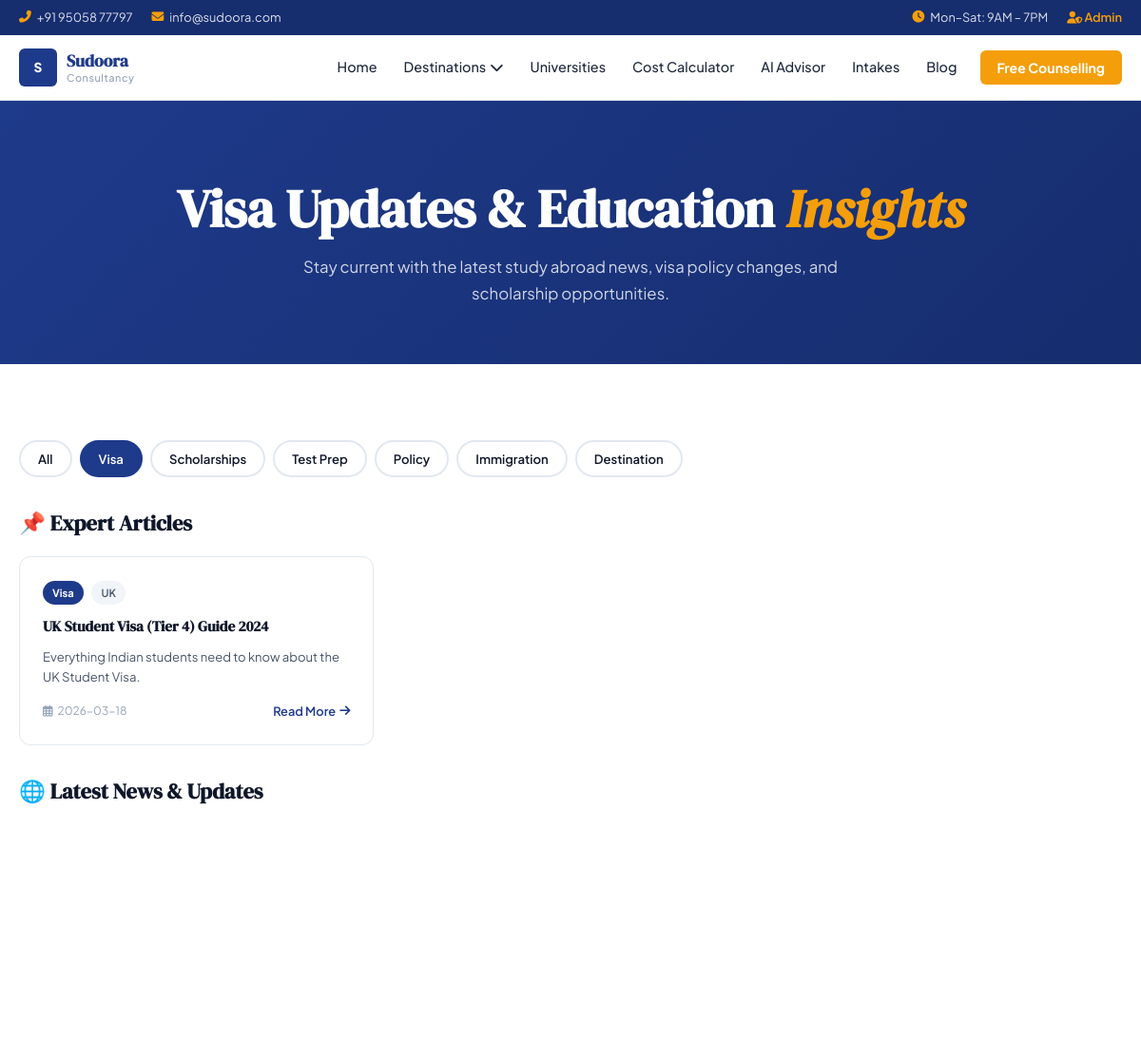
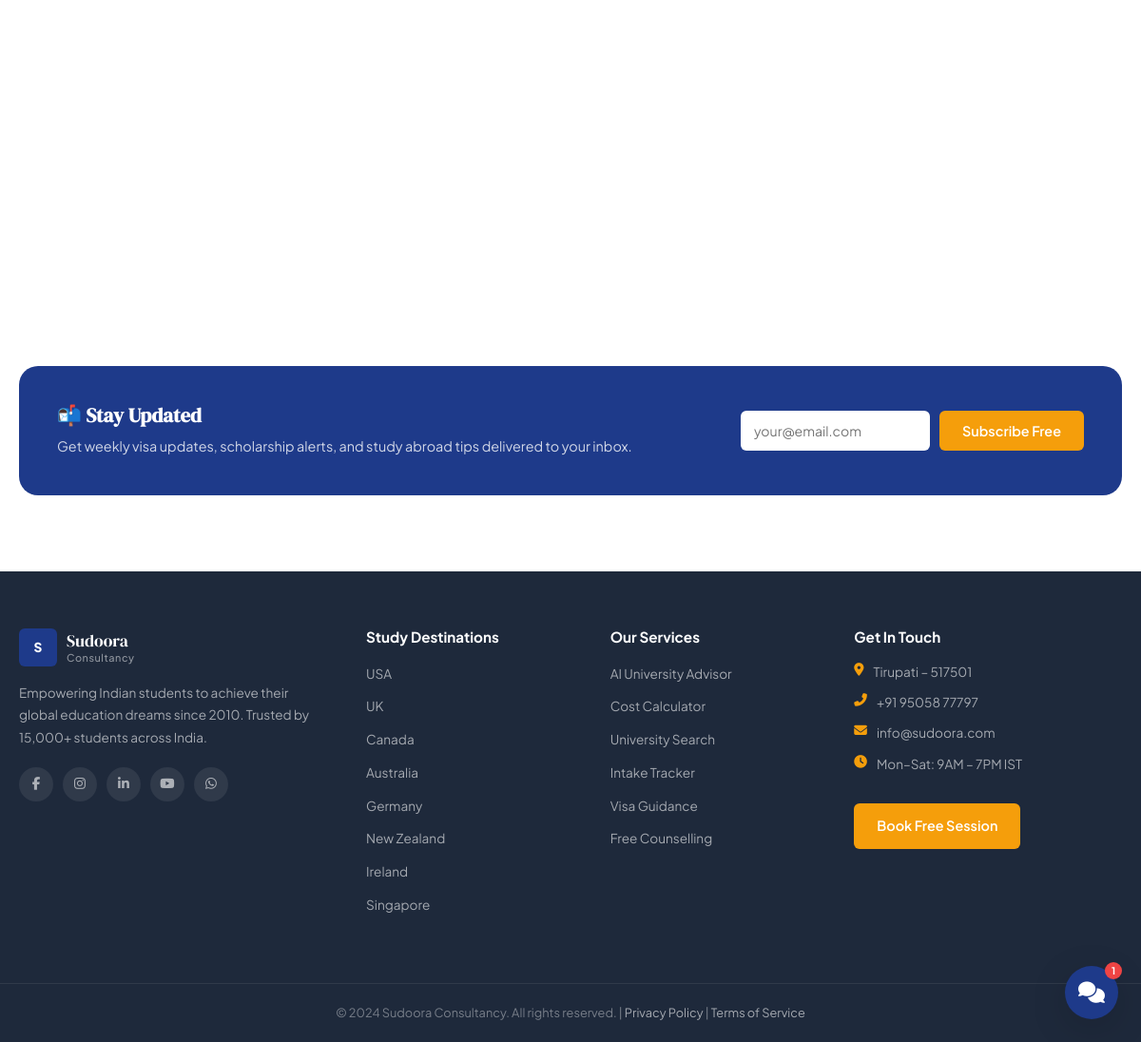
Page /blog?category=Visa on the committed database (2 pictures, top to bottom).
### tables this page shows
CREATE TABLE blog_posts (
        id INTEGER PRIMARY KEY AUTOINCREMENT,
        title TEXT, category TEXT, country TEXT,
        excerpt TEXT, content TEXT,
        is_published INTEGER DEFAULT 1,
        created_at TEXT DEFAULT (datetime('now'))
    );

### run.py (the view)
@app.route("/blog")
def blog():
    cat=request.args.get("category",""); country=request.args.get("country","")
    sql="SELECT * FROM blog_posts WHERE is_published=1"; params=[]
    if cat: sql+=" AND category=?"; params.append(cat)
    if country: sql+=" AND country=?"; params.append(country)
    posts=[dict(p) for p in query(sql+" ORDER BY created_at DESC",params)]
    return render_template("blog.html",db_posts=posts,api_news=get_news(6),
                           format_date=fmt_date,category=cat,country=country)

### run.py (called while the page is built, shortened)
def get_db():
    if 'db' not in g:
        g.db = sqlite3.connect(DB_PATH)
        g.db.row_factory = sqlite3.Row
    return g.db

def query(sql, params=(), one=False):
    cur = get_db().execute(sql, params)
    return cur.fetchone() if one else cur.fetchall()

def fmt_date(s):
    try: return datetime.strptime(s,"%Y-%m-%dT%H:%M:%SZ").strftime("%d %b %Y")
    except: return s

def get_news(n=6):
    key = os.environ.get("NEWS_API_KEY","")
    return FALLBACK_NEWS[:n]

@app.context_processor
def inject_globals():
    return {"site_name":"Sudoora Consultancy","site_tagline":"Your Gateway to Global Education",
            "countries_list":CLIST,"flag_map":FLAG_MAP,"request":request}

### app/templates/blog.html (shortened to what this page needs)
{% extends "base.html" %}
{% block content %}
<div class="page-hero">
  <div class="container">
    <h1>Visa Updates & Education <em>Insights</em></h1>
    <p>Stay current with the latest study abroad news, visa policy changes, and scholarship opportunities.</p>
  </div>
</div>
<section class="section">
  <div class="container">
    <div class="blog-filters">
      <a href="{{ url_for('blog') }}" class="filter-chip {% if not category %}active{% endif %}">All</a>
      {% for cat in ['Visa', 'Scholarships', 'Test Prep', 'Policy', 'Immigration', 'Destination'] %}
      <a href="{{ url_for('blog', category=cat) }}" class="filter-chip {% if category == cat %}active{% endif %}">{{ cat }}</a>
      {% endfor %}
    </div>
    {% if db_posts %}
    <h2 class="blog-section-title">📌 Expert Articles</h2>
    <div class="blog-grid">
      {% for post in db_posts %}
      <article class="blog-card">
        <div class="blog-card-meta">
          <span class="blog-cat-badge cat-{{ post.category|lower|replace(' ','-') }}">{{ post.category }}</span>
          {% if post.country %}<span class="blog-country-badge">{{ post.country }}</span>{% endif %}
        </div>
        <h3><a href="{{ url_for('blog_post', post_id=post.id) }}">{{ post.title }}</a></h3>
        <p>{{ post.excerpt }}</p>
        <div class="blog-card-footer">
          <span class="blog-date"><i class="far fa-calendar-alt"></i> {{ post.created_at[:10] }}</span>
          <a href="{{ url_for('blog_post', post_id=post.id) }}" class="read-more">Read More <i class="fas fa-arrow-right"></i></a>
        </div>
      </article>
      {% endfor %}
    </div>
    {% endif %}
    {% if api_news %}
    <h2 class="blog-section-title">🌐 Latest News & Updates</h2>
    <div class="blog-grid">
    </div>
    {% endif %}
    <div class="newsletter-card">
      <div class="newsletter-content">
        <h3>📬 Stay Updated</h3>
        <p>Get weekly visa updates, scholarship alerts, and study abroad tips delivered to your inbox.</p>
      </div>
      <form class="newsletter-form" id="newsletterForm" onsubmit="subscribeNewsletter(event)">
        <input type="email" id="nlEmail" placeholder="your@email.com" required>
        <button type="submit" class="btn btn-gold">Subscribe Free</button>
      </form>
    </div>
  </div>
</section>
{% endblock %}

### app/static/css/main.css (style rules this page uses)
:root { --blue: #1E3A8A; --blue-dark: #162d6e; --blue-light: #3B82F6; --gold: #F59E0B; --gold-dark: #D97706; --green: #10B981; --purple: #8B5CF6; --red: #EF4444; --white: #FFFFFF; --gray-50: #F8FAFC; --gray-100: #F1F5F9; --gray-200: #E2E8F0; --gray-400: #94A3B8; --gray-600: #475569; --gray-800: #1E293B; --text: #0F172A; --shadow-sm: 0 1px 3px rgba(0,0,0,0.08); --shadow-md: 0 4px 16px rgba(0,0,0,0.10); --shadow-lg: 0 10px 40px rgba(0,0,0,0.14); --shadow-xl: 0 20px 60px rgba(0,0,0,0.18); --radius-sm: 6px; --radius-md: 12px; --radius-lg: 20px; --radius-xl: 32px; --transition: 0.3s cubic-bezier(0.4, 0, 0.2, 1); }
*, *::before, *::after { box-sizing: border-box; margin: 0; padding: 0; }
html { scroll-behavior: smooth; }
body { font-family: 'Plus Jakarta Sans', sans-serif; color: var(--text); background: var(--white); line-height: 1.65; font-size: 15px; overflow-x: hidden; }
h1, h2, h3, h4 { font-family: 'DM Serif Display', serif; line-height: 1.2; }
h1 { font-size: clamp(2rem, 5vw, 3.5rem); }
h2 { font-size: clamp(1.6rem, 3.5vw, 2.4rem); }
h3 { font-size: 1.25rem; }
em { font-style: italic; color: var(--gold); }
a { color: inherit; text-decoration: none; }
.container { max-width: 1200px; margin: 0 auto; padding: 0 20px; }
.section { padding: 80px 0; }
.btn { display: inline-flex; align-items: center; gap: 8px; padding: 10px 22px; border-radius: var(--radius-sm); font-family: 'Plus Jakarta Sans', sans-serif; font-weight: 600; font-size: 0.9rem; cursor: pointer; border: 2px solid transparent; transition: var(--transition); text-decoration: none; white-space: nowrap; }
.btn-gold { background: var(--gold); color: var(--white); }
.read-more { font-size: 0.8rem; color: var(--blue); font-weight: 600; display: flex; align-items: center; gap: 4px; }
.page-hero { background: linear-gradient(135deg, var(--blue) 0%, var(--blue-dark) 100%); padding: 80px 0 60px; color: white; text-align: center; }
.page-hero h1 { color: white; margin-bottom: 14px; }
.page-hero p { color: rgba(255,255,255,0.8); font-size: 1.05rem; max-width: 600px; margin: 0 auto; }
.blog-filters { display: flex; gap: 8px; flex-wrap: wrap; margin-bottom: 32px; }
.filter-chip { padding: 7px 18px; border-radius: 100px; border: 2px solid var(--gray-200); font-weight: 600; font-size: 0.82rem; cursor: pointer; transition: var(--transition); }
.filter-chip.active, .filter-chip:hover { background: var(--blue); color: white; border-color: var(--blue); }
.blog-section-title { font-size: 1.4rem; margin-bottom: 20px; margin-top: 36px; display: flex; align-items: center; gap: 8px; }
.blog-grid { display: grid; grid-template-columns: repeat(auto-fill, minmax(300px, 1fr)); gap: 20px; margin-bottom: 20px; }
.blog-card { background: white; border-radius: var(--radius-md); padding: 24px; border: 1px solid var(--gray-200); transition: var(--transition); display: flex; flex-direction: column; }
.blog-card-meta { margin-bottom: 12px; }
.blog-cat-badge { display: inline-block; padding: 3px 10px; border-radius: 100px; font-size: 0.7rem; font-weight: 700; background: var(--blue); color: white; }
.blog-country-badge { display: inline-block; padding: 3px 10px; border-radius: 100px; font-size: 0.7rem; font-weight: 600; background: var(--gray-100); color: var(--gray-600); margin-left: 6px; }
.blog-card h3 { font-size: 0.95rem; line-height: 1.45; margin-bottom: 10px; flex: 1; }
.blog-card p { font-size: 0.82rem; color: var(--gray-600); line-height: 1.6; margin-bottom: 16px; flex: 1; }
.blog-card-footer { display: flex; justify-content: space-between; align-items: center; margin-top: auto; }
.blog-date { font-size: 0.75rem; color: var(--gray-400); display: flex; align-items: center; gap: 5px; }
.newsletter-card { background: var(--blue); border-radius: var(--radius-lg); padding: 40px; display: flex; align-items: center; justify-content: space-between; gap: 32px; margin-top: 48px; color: white; }
.newsletter-card h3 { font-size: 1.3rem; margin-bottom: 8px; }
.newsletter-card p { color: rgba(255,255,255,0.8); font-size: 0.9rem; }
.newsletter-form { display: flex; gap: 10px; min-width: 340px; }
.newsletter-form input { flex: 1; padding: 10px 14px; border-radius: var(--radius-sm); border: none; font-family: inherit; font-size: 0.88rem; }

### rows in the picture
blog_posts: category "Visa", country "UK", title "UK Student Visa (Tier 4) Guide 2024", excerpt "Everything Indian students need to know about the UK Student Visa.", created_at "2026-03-18"

### other values in the picture
{{ cat }} "Visa" "Scholarships" "Test Prep" "Policy" "Immigration" "Destination"
{{ country }} "USA" "UK" "Canada" "Australia" "Germany" "New Zealand" "Ireland" "Singapore"
